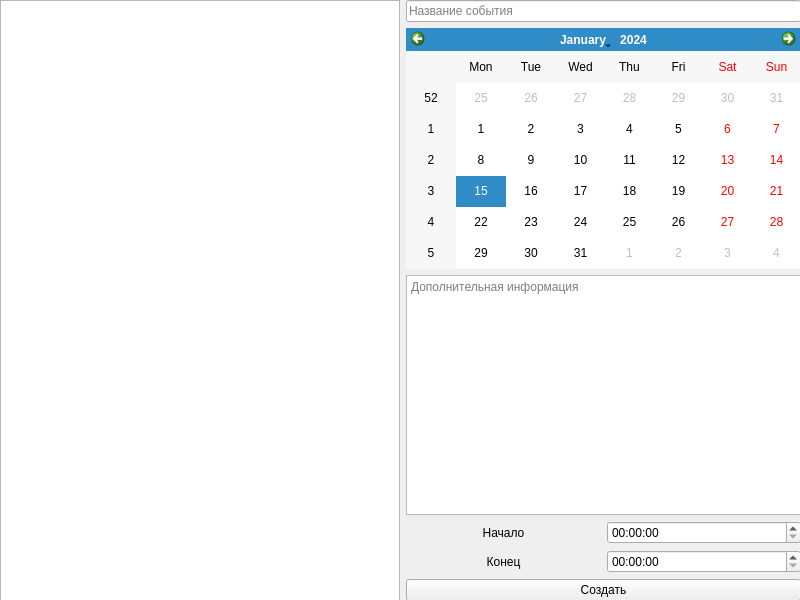
<?xml version="1.0" encoding="UTF-8"?>
<ui version="4.0">
 <class>MainWindow</class>
 <widget class="QMainWindow" name="MainWindow">
  <property name="geometry">
   <rect>
    <x>0</x>
    <y>0</y>
    <width>800</width>
    <height>600</height>
   </rect>
  </property>
  <property name="sizePolicy">
   <sizepolicy hsizetype="Fixed" vsizetype="Fixed">
    <horstretch>0</horstretch>
    <verstretch>0</verstretch>
   </sizepolicy>
  </property>
  <property name="minimumSize">
   <size>
    <width>800</width>
    <height>600</height>
   </size>
  </property>
  <property name="maximumSize">
   <size>
    <width>800</width>
    <height>600</height>
   </size>
  </property>
  <property name="windowTitle">
   <string>Планировщик</string>
  </property>
  <widget class="QWidget" name="centralwidget">
   <property name="minimumSize">
    <size>
     <width>800</width>
     <height>600</height>
    </size>
   </property>
   <property name="maximumSize">
    <size>
     <width>800</width>
     <height>600</height>
    </size>
   </property>
   <widget class="QWidget" name="horizontalLayoutWidget">
    <property name="geometry">
     <rect>
      <x>0</x>
      <y>0</y>
      <width>801</width>
      <height>601</height>
     </rect>
    </property>
    <layout class="QHBoxLayout" name="horizontalLayout">
     <property name="sizeConstraint">
      <enum>QLayout::SetMaximumSize</enum>
     </property>
     <item>
      <widget class="QListWidget" name="EventList">
       <property name="sizePolicy">
        <sizepolicy hsizetype="Maximum" vsizetype="Expanding">
         <horstretch>0</horstretch>
         <verstretch>0</verstretch>
        </sizepolicy>
       </property>
       <property name="minimumSize">
        <size>
         <width>400</width>
         <height>0</height>
        </size>
       </property>
      </widget>
     </item>
     <item>
      <layout class="QVBoxLayout" name="verticalLayout_2">
       <property name="leftMargin">
        <number>0</number>
       </property>
       <item>
        <widget class="QLineEdit" name="EventName">
         <property name="placeholderText">
          <string>Название события</string>
         </property>
        </widget>
       </item>
       <item>
        <widget class="QCalendarWidget" name="Date"/>
       </item>
       <item>
        <widget class="QPlainTextEdit" name="EventInfo">
         <property name="placeholderText">
          <string>Дополнительная информация</string>
         </property>
        </widget>
       </item>
       <item>
        <layout class="QHBoxLayout" name="horizontalLayout_3">
         <item>
          <layout class="QVBoxLayout" name="verticalLayout_3">
           <item>
            <widget class="QLabel" name="label">
             <property name="text">
              <string>Начало</string>
             </property>
             <property name="textFormat">
              <enum>Qt::AutoText</enum>
             </property>
             <property name="alignment">
              <set>Qt::AlignCenter</set>
             </property>
            </widget>
           </item>
          </layout>
         </item>
         <item>
          <widget class="QTimeEdit" name="StartTime"/>
         </item>
        </layout>
       </item>
       <item>
        <layout class="QHBoxLayout" name="horizontalLayout_4">
         <item>
          <layout class="QVBoxLayout" name="verticalLayout_4">
           <item>
            <widget class="QLabel" name="label_2">
             <property name="text">
              <string>Конец</string>
             </property>
             <property name="alignment">
              <set>Qt::AlignCenter</set>
             </property>
            </widget>
           </item>
          </layout>
         </item>
         <item>
          <widget class="QTimeEdit" name="EndTime"/>
         </item>
        </layout>
       </item>
       <item>
        <widget class="QPushButton" name="CreateEvent">
         <property name="text">
          <string>Создать</string>
         </property>
        </widget>
       </item>
      </layout>
     </item>
    </layout>
   </widget>
  </widget>
 </widget>
 <resources/>
 <connections/>
</ui>
